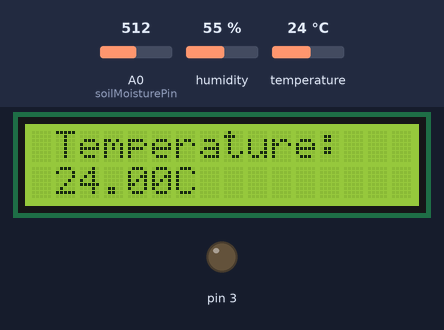
The sketch below on a simulated Arduino Uno, built with avr-gcc and run on an emulated ATmega328P. Shown: 16×2 character LCD, output pins drawn as LEDs (lit = HIGH). Inputs (shaded band) come from the test bench; at power-on: humidity 55 %, A0 (soilMoisturePin) = 512, temperature 24 °C.

Above: at 1.2 s.
1.3 s: humidity set to 22 %
At 13.4 s:
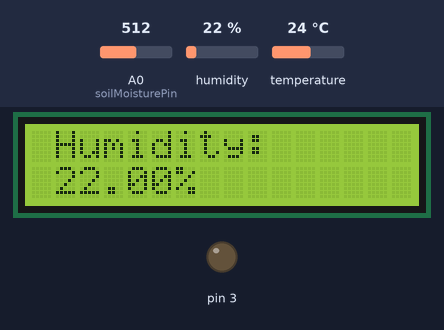
15.3 s: A0 (soilMoisturePin) set to 534
At 23.7 s:
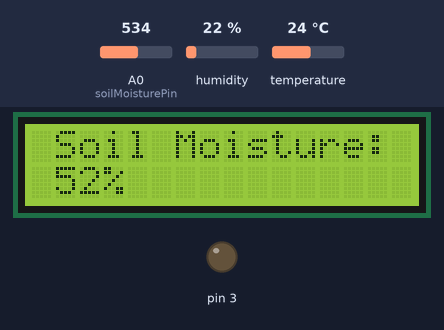
28.8 s: temperature set to 12 °C
At 37.9 s:
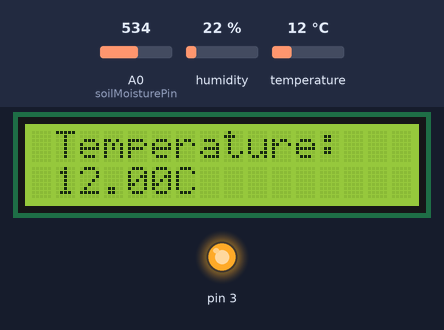
42.8 s: A0 (soilMoisturePin) set to 511
At 53.1 s:
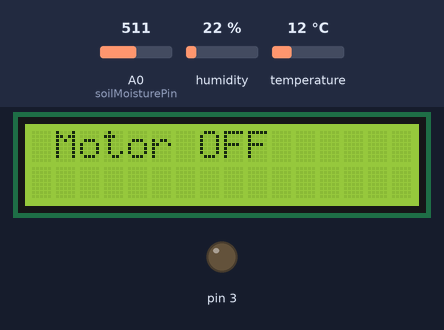
54.1 s: humidity set to 40 %
At 58.0 s:
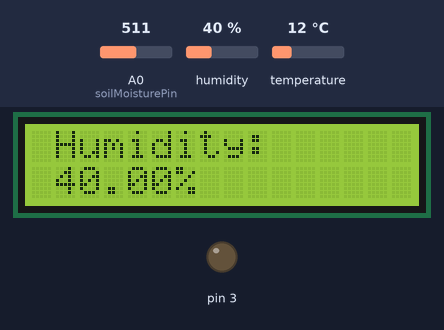
63.2 s: A0 (soilMoisturePin) set to 306
At 69.5 s:
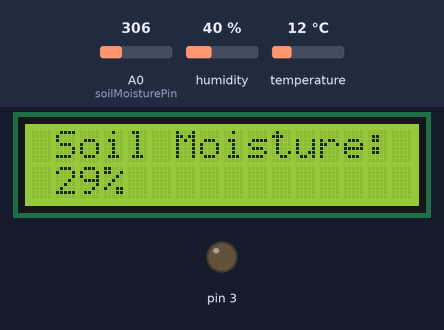
Timing chart, 0 to 71.0 s (numbered marks = the images above; inputs shaded):
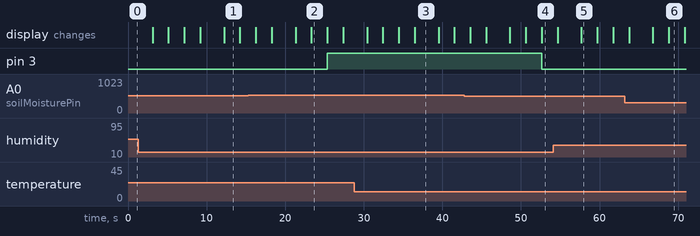

The sketch:

CompleteProject.ino
```cpp
#include <DHT.h>
#include <Wire.h>
#include <LiquidCrystal_I2C.h>

#define DHTPIN 2  // Digital pin connected to the DHT sensor
#define DHTTYPE DHT11  // DHT 11

DHT dht(DHTPIN, DHTTYPE);
int water;
LiquidCrystal_I2C lcd(0x27, 16, 2);

const int soilMoisturePin = A0;

void setup() {
  Serial.begin(9600);
  dht.begin();
  lcd.init();
  lcd.backlight();
  pinMode(3,OUTPUT);
}

void loop() {
  // Read temperature and humidity from DHT sensor
  float temperature = dht.readTemperature();
  float humidity = dht.readHumidity();

  // Read soil moisture from YL-69 sensor
  int soilMoistureValue = analogRead(soilMoisturePin);

  // Map the soil moisture value to a percentage (adjust the mapping based on your sensor and soil)
  int soilMoisturePercentage = map(soilMoistureValue, 0, 1023, 0, 100);

  // Print the sensor values to the serial monitor
  // Serial.print("Temperature: ");
  // Serial.print(temperature);
  // Serial.print(" °C, Humidity: ");
  // Serial.print(humidity);
  // Serial.print("%, Soil Moisture: ");
  // Serial.print(soilMoisturePercentage);
  // Serial.println("%");
  lcd.setCursor(1, 0);
  lcd.print("Temperature: ");
  lcd.setCursor(1, 1);
  lcd.print(temperature);
  lcd.print("C");
  delay(3000);
  lcd.clear();


  lcd.setCursor(1, 0);
  lcd.print("Humidity: ");
  lcd.setCursor(1, 1);
  lcd.print(humidity);
  lcd.print("%");
  delay(2000);
  lcd.clear();

  lcd.setCursor(1, 0);
  lcd.print("Soil Moisture: ");
  lcd.setCursor(1, 1);
  lcd.print(soilMoisturePercentage);
  lcd.print("%");
  delay(2000);
  lcd.clear();

  water = soilMoisturePercentage;  // reading the coming signal from the soil sensor
  if(water <= 50) // if water level is full then cut the relay
  {
  digitalWrite(3,LOW); // low is to cut the relay
  lcd.setCursor(1, 0);
  lcd.print("Motor OFF");
  }
  else
  {
  digitalWrite(3,HIGH); //high to continue proving signal and water supply
  lcd.setCursor(1, 0);
  lcd.print("Motor ON");
  }

  delay(2000);  // Wait for 2 seconds before reading again
}
```

Measured:
- the behaviour switches between 521 and 522 on A0 (soilMoisturePin) (found by bisection; images 1 and 2)
- after the input at 15.3 s, pin 3: LOW → HIGH after 10.0 s
- after the input at 42.8 s, pin 3: HIGH → LOW after 9.8 s
- what the display in image 1 shows lasts 2.0 s, from 12.2 s to 14.2 s
- what the display in image 3 shows lasts 3.0 s, from 36.5 s to 39.5 s
